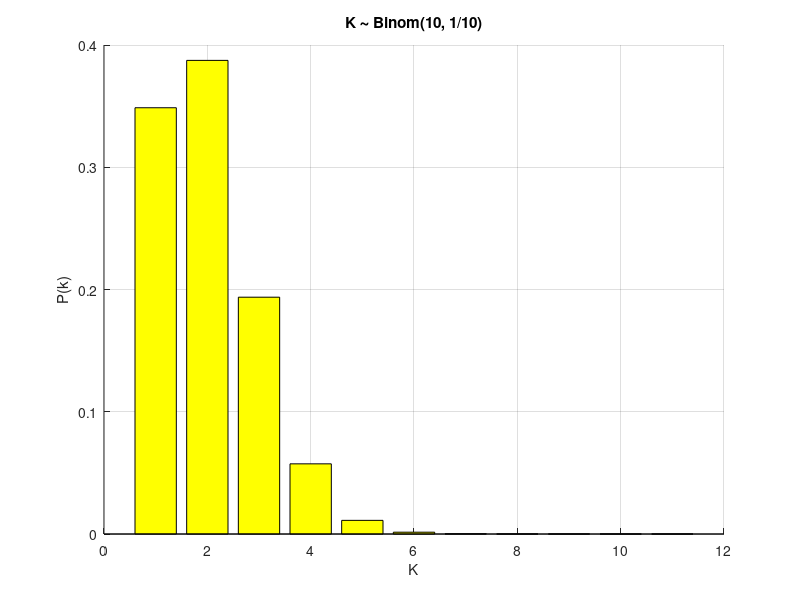

The MATLAB script that drew this image: (Note: this script raises an error after producing the figure.)
% K ∼ Binom(10, 1/10)
n = 10;
p = 1/10;
K = zeros(1, (n+1));

for ii = 0:n
  c_binom = factorial(n)/(factorial(ii)*factorial(n - ii));
  K(ii+1) = c_binom*(p^ii)*((1-p)^(n-ii));
end

figure 1, hold on, grid on
bar(K, 'y');                                %Função massa teórica
media_teor = sum(K);                        %Média teórica
varia_teor = n*p*(1-p);                     %Variância teórica
title("K ∼ Binom(10, 1/10)");
xlabel("K");
ylabel("P(k)");

N = 10000;
K = zeros(1, N);
for ii = 1:N
  K(ii) = rand_binom(n, p);                 %Função massa prática
end


media_prat = sum(K)/N;                      %Média prática  
varia_prat = sum((K - media_prat).^2)/N;    %Variância prática
x = 0:n;
K = hist(K, x)/N;                           
stem(K, 'r');

printf("\n  K ∼ Binom(10, 1/10 )\n");
printf("  Média teórica: %d\n", media_teor);
printf("  Média prática: %d\n", media_prat);
printf("  Variância teórica: %d\n", varia_teor);
printf("  Variância prática: %d\n", varia_prat);

%%%%%%%%%%%%%%%%%%%%%%%%%%%%%%%%%%%%%%%%%%%%%%%%%%%%%%%%%%%%

% K ∼ Binom(50, 1/4)
n = 50;
p = 1/4;
K = zeros(1, (n+1));

for ii = 0:n
  c_binom = factorial(n)/(factorial(ii)*factorial(n - ii));
  K(ii+1) = c_binom*(p^ii)*((1-p)^(n-ii));
end

figure 2, hold on, grid on
bar(K, 'y');                                %Função massa teórica
media_teor = n*p;                           %Média teórica
varia_teor = n*p*(1-p);                     %Variância teórica
title("K ∼ Binom(50, 1/4)");
xlabel("K");
ylabel("P(k)");

N = 10000;
K = zeros(1, N);
for ii = 1:N
  K(ii) = rand_binom(n, p);                 %Função massa prática
end


media_prat = sum(K)/N;                      %Média prática  
varia_prat = sum((K - media_prat).^2)/N;    %Variância prática
x = 0:n;
K = hist(K, x)/N;                           
stem(K, 'r');

printf("\n  K ∼ Binom(50, 1/4 )\n");
printf("  Média teórica: %d\n", media_teor);
printf("  Média prática: %d\n", media_prat);
printf("  Variância teórica: %d\n", varia_teor);
printf("  Variância prática: %d\n", varia_prat);
  